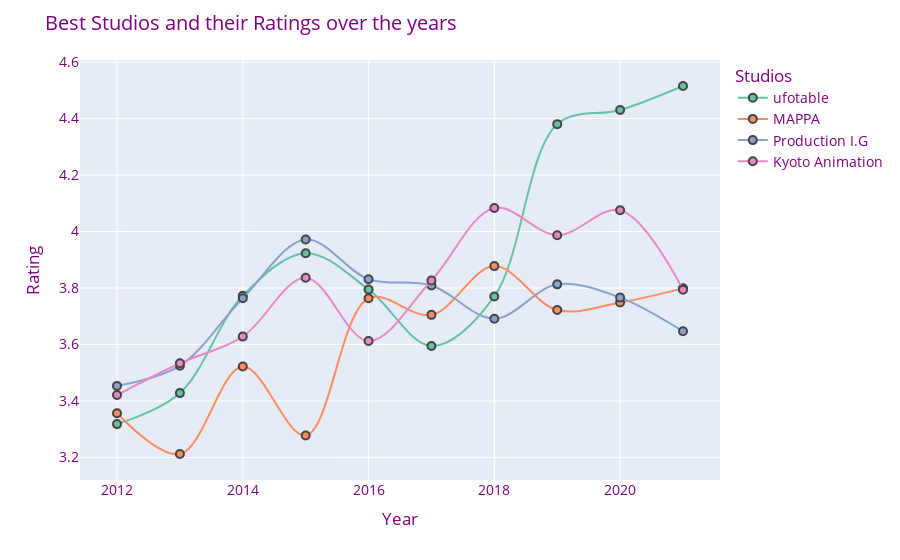

Notebook code for this chart:
### Code cell
best_studios_df = general[general.Studio.isin(["ufotable", "MAPPA", "Production I.G", "Kyoto Animation"])]

fig = px.line(x = [i for i in range(2012, 2022)],
                y = [[best_studios_df[(best_studios_df.Studio == "ufotable") & (best_studios_df.Release_year == j)].Rating.mean() for j in range(2012, 2022)],
                        [best_studios_df[(best_studios_df.Studio == "MAPPA") & (best_studios_df.Release_year == j)].Rating.mean() for j in range(2012, 2022)],
                        [best_studios_df[(best_studios_df.Studio == "Production I.G") & (best_studios_df.Release_year == j)].Rating.mean() for j in range(2012, 2022)],
                        [best_studios_df[(best_studios_df.Studio == "Kyoto Animation") & (best_studios_df.Release_year == j)].Rating.mean() for j in range(2012, 2022)]
                ],
                labels={"variable": "Studios",
                        "value" : "Rating"
                     },
                markers=True,
                line_shape='spline',
                color_discrete_sequence=palette,
)

fig.update_layout(
    title = "Best Studios and their Ratings over the years",
    xaxis_title = "Year",
    hoverlabel=dict(
        font_size=14
    ),
    font=dict(
        color = "purple",
        size = 14
    ),
)

fig.update_traces(
                  selector=dict(type='scatter'),
                  marker=dict(size=8,
                              line=dict(width=2)
                             )
)

newnames = {'wide_variable_0': 'ufotable',
            'wide_variable_1': 'MAPPA',
            'wide_variable_2': 'Production I.G',
            'wide_variable_3': 'Kyoto Animation'
}

fig.for_each_trace(lambda t: t.update(name = newnames[t.name],
                                      legendgroup = newnames[t.name],
                                      hovertemplate = t.hovertemplate.replace(t.name, newnames[t.name])
                                     )
                  )

fig.show()

### Figure 1 — Plotly figure (JSON) as saved in the notebook; plotly's stock layout.template omitted (floating-point values rounded to 4 significant figures)
{"data": [{"hovertemplate": "Studios=ufotable<br>x=%{x}<br>Rating=%{y}<extra></extra>", "legendgroup": "ufotable", "line": {"color": "rgb(102,194,165)", "dash": "solid", "shape": "spline"}, "marker": {"line": {"width": 2}, "size": 8, "symbol": "circle"}, "mode": "markers+lines", "name": "ufotable", "orientation": "v", "showlegend": true, "type": "scatter", "x": [2012, 2013, 2014, 2015, 2016, 2017, 2018, 2019, 2020, 2021], "xaxis": "x", "y": [3.318, 3.428, 3.772, 3.923, 3.795, 3.595, 3.77, 4.38, 4.43, 4.515], "yaxis": "y"}, {"hovertemplate": "Studios=MAPPA<br>x=%{x}<br>Rating=%{y}<extra></extra>", "legendgroup": "MAPPA", "line": {"color": "rgb(252,141,98)", "dash": "solid", "shape": "spline"}, "marker": {"line": {"width": 2}, "size": 8, "symbol": "circle"}, "mode": "markers+lines", "name": "MAPPA", "orientation": "v", "showlegend": true, "type": "scatter", "x": [2012, 2013, 2014, 2015, 2016, 2017, 2018, 2019, 2020, 2021], "xaxis": "x", "y": [3.357, 3.213, 3.522, 3.278, 3.764, 3.705, 3.878, 3.722, 3.749, 3.799], "yaxis": "y"}, {"hovertemplate": "Studios=Production I.G<br>x=%{x}<br>Rating=%{y}<extra></extra>", "legendgroup": "Production I.G", "line": {"color": "rgb(141,160,203)", "dash": "solid", "shape": "spline"}, "marker": {"line": {"width": 2}, "size": 8, "symbol": "circle"}, "mode": "markers+lines", "name": "Production I.G", "orientation": "v", "showlegend": true, "type": "scatter", "x": [2012, 2013, 2014, 2015, 2016, 2017, 2018, 2019, 2020, 2021], "xaxis": "x", "y": [3.454, 3.525, 3.764, 3.972, 3.831, 3.809, 3.691, 3.813, 3.766, 3.647], "yaxis": "y"}, {"hovertemplate": "Studios=Kyoto Animation<br>x=%{x}<br>Rating=%{y}<extra></extra>", "legendgroup": "Kyoto Animation", "line": {"color": "rgb(231,138,195)", "dash": "solid", "shape": "spline"}, "marker": {"line": {"width": 2}, "size": 8, "symbol": "circle"}, "mode": "markers+lines", "name": "Kyoto Animation", "orientation": "v", "showlegend": true, "type": "scatter", "x": [2012, 2013, 2014, 2015, 2016, 2017, 2018, 2019, 2020, 2021], "xaxis": "x", "y": [3.421, 3.534, 3.628, 3.836, 3.612, 3.827, 4.083, 3.987, 4.075, 3.794], "yaxis": "y"}], "layout": {"font": {"color": "purple", "size": 14}, "hoverlabel": {"font": {"size": 14}}, "legend": {"title": {"text": "Studios"}, "tracegroupgap": 0}, "margin": {"t": 60}, "title": {"text": "Best Studios and their Ratings over the years"}, "xaxis": {"anchor": "y", "domain": [0, 1], "title": {"text": "Year"}}, "yaxis": {"anchor": "x", "domain": [0, 1], "title": {"text": "Rating"}}}}
